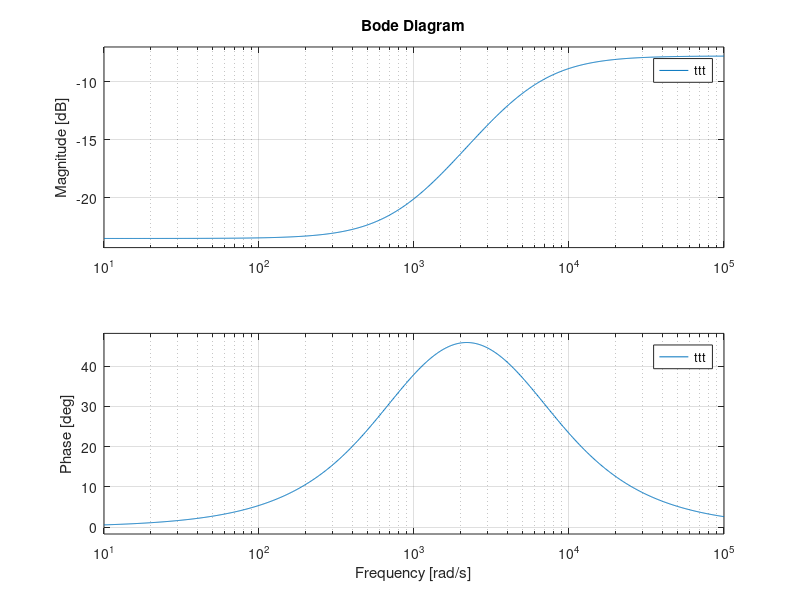
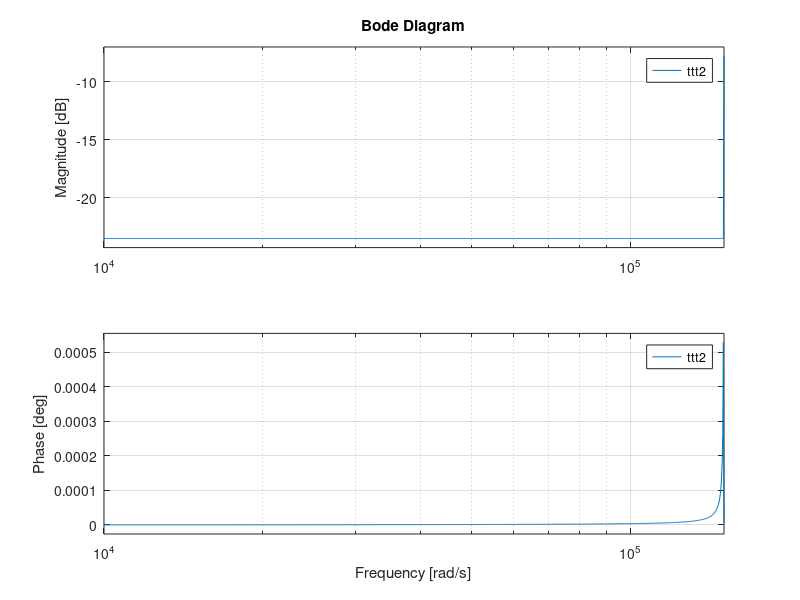

Recreate these plots in MATLAB, in order.
clc
clear all

% To estimate the frequency selectivity of the 0.47uF capacitor

s = tf('s')
Fc = 48000;

ttt = db2mag(-23.5) + db2mag(-9.35)*(s)/(860*2*pi+s)
figure(1)
bode(ttt);
% 
[num,den] = tfdata(ttt,'v')
% 
[numd, dend] = bilinear(num,den,Fc)

figure(2)
ttt2 = tf(numd,dend,1/Fc);
bode(ttt2);